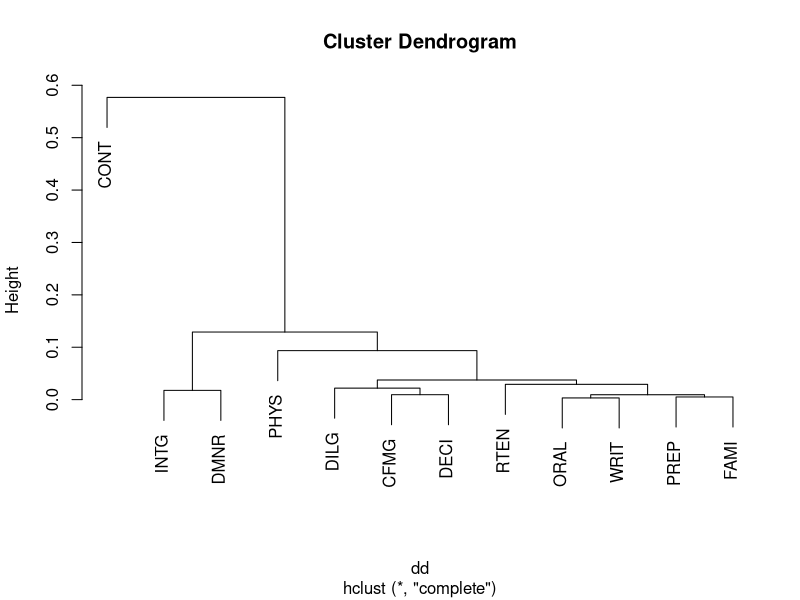

The R source for this figure:
require(graphics)

x <- matrix(rnorm(100), nrow = 5)

dist(x)
dist(x, diag = TRUE)
dist(x, upper = TRUE)
m <- as.matrix(dist(x))
d <- as.dist(m)
stopifnot(d == dist(x))

## Use correlations between variables "as distance"
dd <- as.dist((1 - cor(USJudgeRatings))/2)
round(1000 * dd) # (prints more nicely)
plot(hclust(dd)) # to see a dendrogram of clustered variables

## example of binary and canberra distances.
x <- c(0, 0, 1, 1, 1, 1)
y <- c(1, 0, 1, 1, 0, 1)
dist(rbind(x, y), method = "binary")
## answer 0.4 = 2/5
dist(rbind(x, y), method = "canberra")
## answer 2 * (6/5)

## To find the names
labels(eurodist)

## Examples involving "Inf" :
## 1)
x[6] <- Inf
(m2 <- rbind(x, y))
dist(m2, method = "binary")   # warning, answer 0.5 = 2/4
## These all give "Inf":
stopifnot(Inf == dist(m2, method =  "euclidean"),
          Inf == dist(m2, method =  "maximum"),
          Inf == dist(m2, method =  "manhattan"))
##  "Inf" is same as very large number:
x1 <- x; x1[6] <- 1e100
stopifnot(dist(cbind(x, y), method = "canberra") ==
            print(dist(cbind(x1, y), method = "canberra")))

## 2)
y[6] <- Inf #-> 6-th pair is excluded
dist(rbind(x, y), method = "binary"  )   # warning; 0.5
dist(rbind(x, y), method = "canberra"  ) # 3
dist(rbind(x, y), method = "maximum")    # 1
dist(rbind(x, y), method = "manhattan")  # 2.4